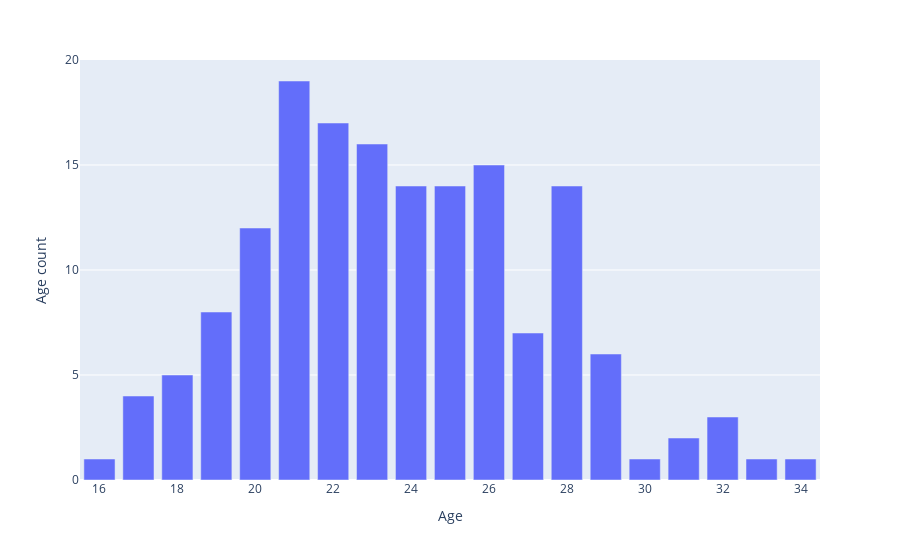

The code cell stored with this chart in its notebook:
### Code cell
ages_taekwondo = taekwondo_data["Age"].unique().tolist()
ages_tarkwondo = ages_taekwondo.sort()
number_ages_taekwondo = taekwondo_data[taekwondo_data["Age"].isin(ages_taekwondo)]
number_ages_taekwondo = number_ages_taekwondo["Age"].value_counts().reset_index().rename({"Age": "Age count", "index": "Age"}, axis="columns")
number_ages_taekwondo = number_ages_taekwondo.sort_values(by="Age").reset_index(drop=True)
fig = px.bar(number_ages_taekwondo, x="Age", y="Age count")
fig.show()

### Figure 1 — Plotly figure (JSON) as saved in the notebook; plotly's stock layout.template omitted (floating-point values rounded to 4 significant figures)
{"data": [{"alignmentgroup": "True", "hovertemplate": "Age=%{x}<br>Age count=%{y}<extra></extra>", "legendgroup": "", "marker": {"color": "#636efa", "pattern": {"shape": ""}}, "name": "", "offsetgroup": "", "orientation": "v", "showlegend": false, "textposition": "auto", "type": "bar", "x": [16, 17, 18, 19, 20, 21, 22, 23, 24, 25, 26, 27, 28, 29, 30, 31, 32, 33, 34], "xaxis": "x", "y": [1, 4, 5, 8, 12, 19, 17, 16, 14, 14, 15, 7, 14, 6, 1, 2, 3, 1, 1], "yaxis": "y"}], "layout": {"barmode": "relative", "legend": {"tracegroupgap": 0}, "margin": {"t": 60}, "xaxis": {"anchor": "y", "domain": [0, 1], "title": {"text": "Age"}}, "yaxis": {"anchor": "x", "domain": [0, 1], "title": {"text": "Age count"}}}}
